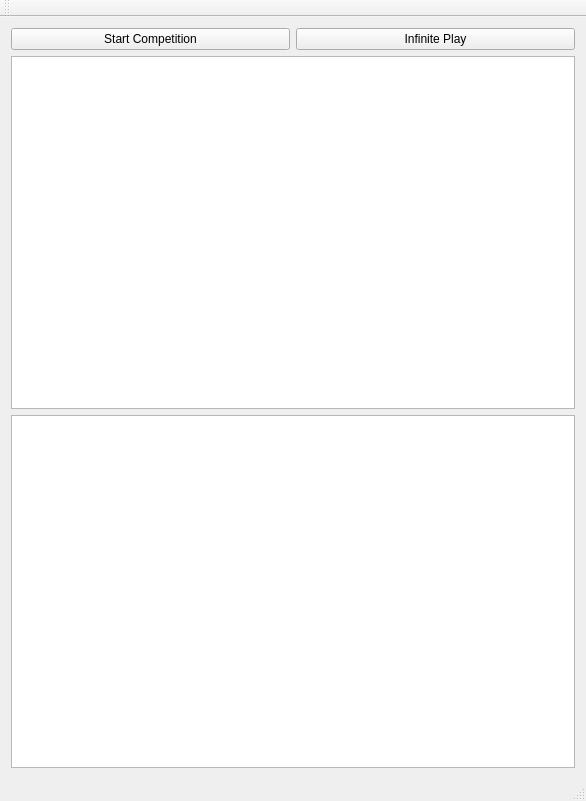
<?xml version="1.0" encoding="UTF-8"?>
<ui version="4.0">
 <class>RepeatedPlay</class>
 <widget class="QMainWindow" name="RepeatedPlay">
  <property name="geometry">
   <rect>
    <x>0</x>
    <y>0</y>
    <width>586</width>
    <height>801</height>
   </rect>
  </property>
  <property name="windowTitle">
   <string>RepeatedPlay</string>
  </property>
  <widget class="QWidget" name="centralWidget">
   <layout class="QVBoxLayout" name="verticalLayout">
    <item>
     <layout class="QHBoxLayout" name="horizontalLayout">
      <item>
       <widget class="QPushButton" name="start_button">
        <property name="text">
         <string>Start Competition</string>
        </property>
       </widget>
      </item>
      <item>
       <widget class="QPushButton" name="infinite_btn">
        <property name="text">
         <string>Infinite Play</string>
        </property>
       </widget>
      </item>
     </layout>
    </item>
    <item>
     <widget class="QListWidget" name="results_list"/>
    </item>
    <item>
     <widget class="QPlainTextEdit" name="text_edit"/>
    </item>
   </layout>
  </widget>
  <widget class="QMenuBar" name="menuBar">
   <property name="geometry">
    <rect>
     <x>0</x>
     <y>0</y>
     <width>586</width>
     <height>21</height>
    </rect>
   </property>
  </widget>
  <widget class="QToolBar" name="mainToolBar">
   <attribute name="toolBarArea">
    <enum>TopToolBarArea</enum>
   </attribute>
   <attribute name="toolBarBreak">
    <bool>false</bool>
   </attribute>
  </widget>
  <widget class="QStatusBar" name="statusBar"/>
 </widget>
 <layoutdefault spacing="6" margin="11"/>
 <resources/>
 <connections/>
</ui>
